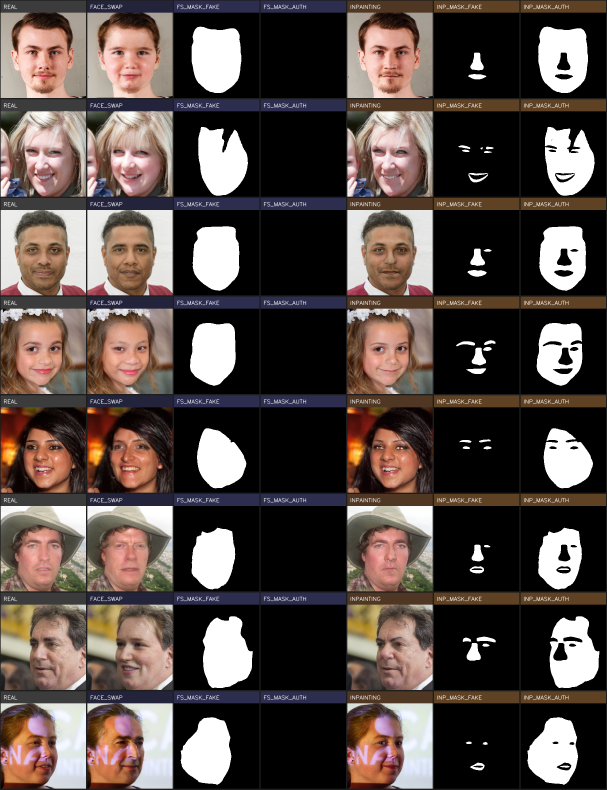
#> input picture comparativas_dataset/comparacion_real_faceswap_local_mascaras.png, 1820 x 2368 px (shown at 1/3 size)
$ python -i 07_plot_comparacion_dataset.py   (imports and definitions only)
#> lines starting #> are read from the running program, lines starting #| are printed output that depends on the picture
import cv2
import numpy as np
import pandas as pd
from pathlib import Path
import random


BASE_DIR = Path(r"C:\ALURA ONE\PythonProject\tesis_dataset")

# Metadata de cada tipo
LOCAL_META = BASE_DIR / "ddataset_batches" / "batch_000" / "faceswap" /"metadata.csv"
FACESWAP_META = BASE_DIR / "ddataset_batches" / "batch_000" / "local_inpainting" /"metadata.csv"

OUT_DIR = BASE_DIR / "comparativas_dataset"

IMAGE_SIZE = 256
MAX_ROWS = 8
RANDOM_SEED = 8


# Carpetas donde puede buscar imágenes reales si la ruta del metadata ya no existe
REAL_SEARCH_DIRS = [
    BASE_DIR / "data_raw",
    BASE_DIR / "data_raw" / "face_dataset" / "images",
    BASE_DIR / "data_raw" / "faceswap" / "images",
    BASE_DIR / "data_raw" / "inpainting" / "images",
    BASE_DIR / "data_raw" / "ffhq" / "images",
]

# Carpetas donde puede buscar imágenes/máscaras generadas si la ruta del metadata ya no existe
GENERATED_SEARCH_DIRS = [
    BASE_DIR / "dataset_batches",
    BASE_DIR / "dataset_batches" /"batch_000"/ "faceswap",
    BASE_DIR / "dataset_batches" /"batch_000"/ "local_inpainting",
]


def ensure_dirs():
    OUT_DIR.mkdir(parents=True, exist_ok=True)


# [22 lines left out: function find_file_by_name, not called in this run]


def resolve_path(path_str, kind="generated"):
    """
    Intenta resolver una ruta del metadata.

    1. Usa la ruta exacta si existe.
    2. Si no existe, busca por nombre de archivo en carpetas conocidas.
    """
    if pd.isna(path_str):
        return None

    path = Path(str(path_str))

    if path.exists():
        return path

    if kind == "real":
        return find_file_by_name(path.name, REAL_SEARCH_DIRS)

    return find_file_by_name(path.name, GENERATED_SEARCH_DIRS)


def read_img(path, grayscale=False, kind="generated"):
#> called with grayscale = False, kind = 'real'
    path = resolve_path(path, kind=kind)

    if path is None or not path.exists():
        return None

    if grayscale:
        img = cv2.imread(str(path), cv2.IMREAD_GRAYSCALE)

        if img is None:
            return None

        img = cv2.resize(img, (IMAGE_SIZE, IMAGE_SIZE), interpolation=cv2.INTER_NEAREST)
        img = cv2.cvtColor(img, cv2.COLOR_GRAY2BGR)
        return img

    img = cv2.imread(str(path))
#> img is the input picture: shape (2368, 1820, 3); mean B, G, R 71.2, 75.7, 87.5

    if img is None:
        return None

    img = cv2.resize(img, (IMAGE_SIZE, IMAGE_SIZE), interpolation=cv2.INTER_AREA)
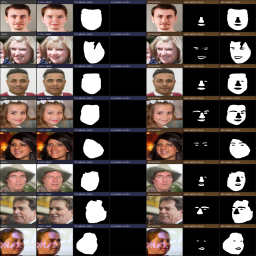
#> img: shape (256, 256, 3); mean B, G, R 71.2, 75.7, 87.5
    return img


def add_header(img, text, color=(40, 40, 40)):
    header_h = 36
    h, w = img.shape[:2]

    header = np.zeros((header_h, w, 3), dtype=np.uint8)
    header[:] = color

    cv2.putText(
        header,
        text,
        (8, 24),
        cv2.FONT_HERSHEY_SIMPLEX,
        0.55,
        (255, 255, 255),
        1,
        cv2.LINE_AA
    )

    return np.vstack([header, img])


def add_border(img, color=(30, 30, 30), thickness=2):
    return cv2.copyMakeBorder(
        img,
        thickness,
        thickness,
        thickness,
        thickness,
        cv2.BORDER_CONSTANT,
        value=color
    )


def blank_cell(text="NO DATA"):
    img = np.zeros((IMAGE_SIZE, IMAGE_SIZE, 3), dtype=np.uint8)
    img[:] = (45, 45, 45)

    cv2.putText(
        img,
        text,
        (25, IMAGE_SIZE // 2),
        cv2.FONT_HERSHEY_SIMPLEX,
        0.7,
        (220, 220, 220),
        2,
        cv2.LINE_AA
    )

    return img


# [31 lines left out: functions path_stem, build_index_by_target, not called in this run]


def make_row(real_path, fs_row=None, local_row=None):
    # Imagen real
    real_img = read_img(real_path, grayscale=False, kind="real")

    if real_img is None:
        real_img = blank_cell("REAL?")

    # FaceSwap
    if fs_row is not None:
        fs_img = read_img(fs_row["imagen_original"], kind="generated")
        fs_fake = read_img(fs_row["mascara_fake"], grayscale=True, kind="generated")
        fs_auth = read_img(fs_row["mascara_autentica"], grayscale=True, kind="generated")
    else:
        fs_img = fs_fake = fs_auth = None

    # Local / Inpainting
    if local_row is not None:
        local_img = read_img(local_row["imagen_original"], kind="generated")
        local_fake = read_img(local_row["mascara_fake"], grayscale=True, kind="generated")
        local_auth = read_img(local_row["mascara_autentica"], grayscale=True, kind="generated")
    else:
        local_img = local_fake = local_auth = None

    cells = [
        ("REAL", real_img, (60, 60, 60)),
        ("FACE_SWAP", fs_img if fs_img is not None else blank_cell("NO FS"), (60, 35, 35)),
        ("FS_MASK_FAKE", fs_fake if fs_fake is not None else blank_cell("NO MASK"), (80, 45, 45)),
        ("FS_MASK_AUTH", fs_auth if fs_auth is not None else blank_cell("NO MASK"), (80, 45, 45)),
        ("INPAINTING", local_img if local_img is not None else blank_cell("NO INP"), (35, 55, 80)),
        ("INP_MASK_FAKE", local_fake if local_fake is not None else blank_cell("NO MASK"), (35, 65, 95)),
        ("INP_MASK_AUTH", local_auth if local_auth is not None else blank_cell("NO MASK"), (35, 65, 95)),
    ]

    row_imgs = []

    for title, img, color in cells:
        img = add_header(img, title, color=color)
        img = add_border(img)
        row_imgs.append(img)
#> this loop made 7 passes
#> (title, color) on passes 1 to 7: ('REAL', (60, 60, 60)), ('FACE_SWAP', (60, 35, 35)), ('FS_MASK_FAKE', (80, 45, 45)), ('FS_MASK_AUTH', (80, 45, 45)), ('INPAINTING', (35, 55, 80)), ('INP_MASK_FAKE', (35, 65, 95)), ('INP_MASK_AUTH', (35, 65, 95))
#> pass 1, in make_row, `img = add_header(img, title, color=color)`:
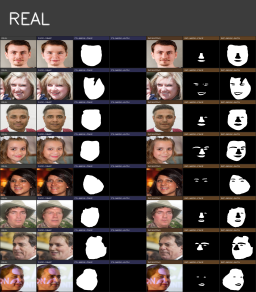
#> img: shape (292, 256, 3); mean of channels 0, 1, 2 70.2, 74.2, 84.5; drawn as B, G, R
#> pass 1, in make_row, `img = add_border(img)`:
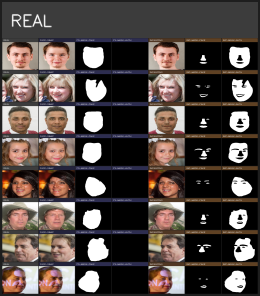
#> img: shape (296, 260, 3); mean of channels 0, 1, 2 69.1, 72.9, 82.9; drawn as B, G, R
#> pass 2, in make_row, `img = add_header(img, title, color=color)`:
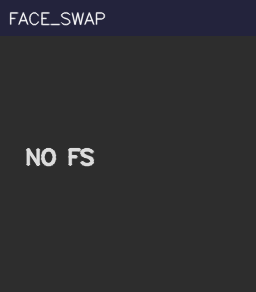
#> img: shape (292, 256, 3); mean of channels 0, 1, 2 49.1, 46.1, 46.1; drawn as B, G, R
#> pass 2, in make_row, `img = add_border(img)`:
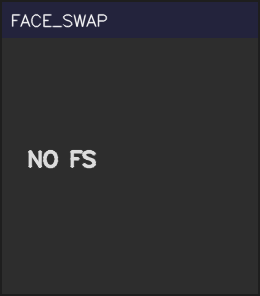
#> img: shape (296, 260, 3); mean of channels 0, 1, 2 48.5, 45.6, 45.6; drawn as B, G, R
#> after the loop, row_imgs = 7 items

    return np.hstack(row_imgs)
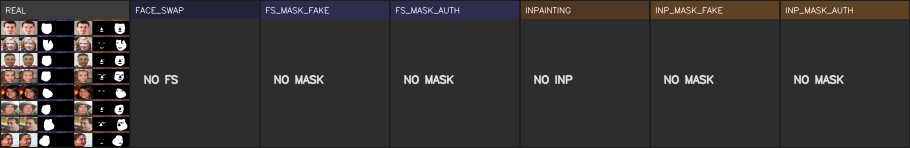
#> returned value: shape (296, 1820, 3) (shown at 1/2 size); mean of channels 0, 1, 2 51.5, 51.8, 54.6; drawn as B, G, R


# [80 lines left out: function main, not called in this run]


# [2 lines not run here, left out]

>>> result = make_row('../comparativas_dataset/comparacion_real_faceswap_local_mascaras.png')
